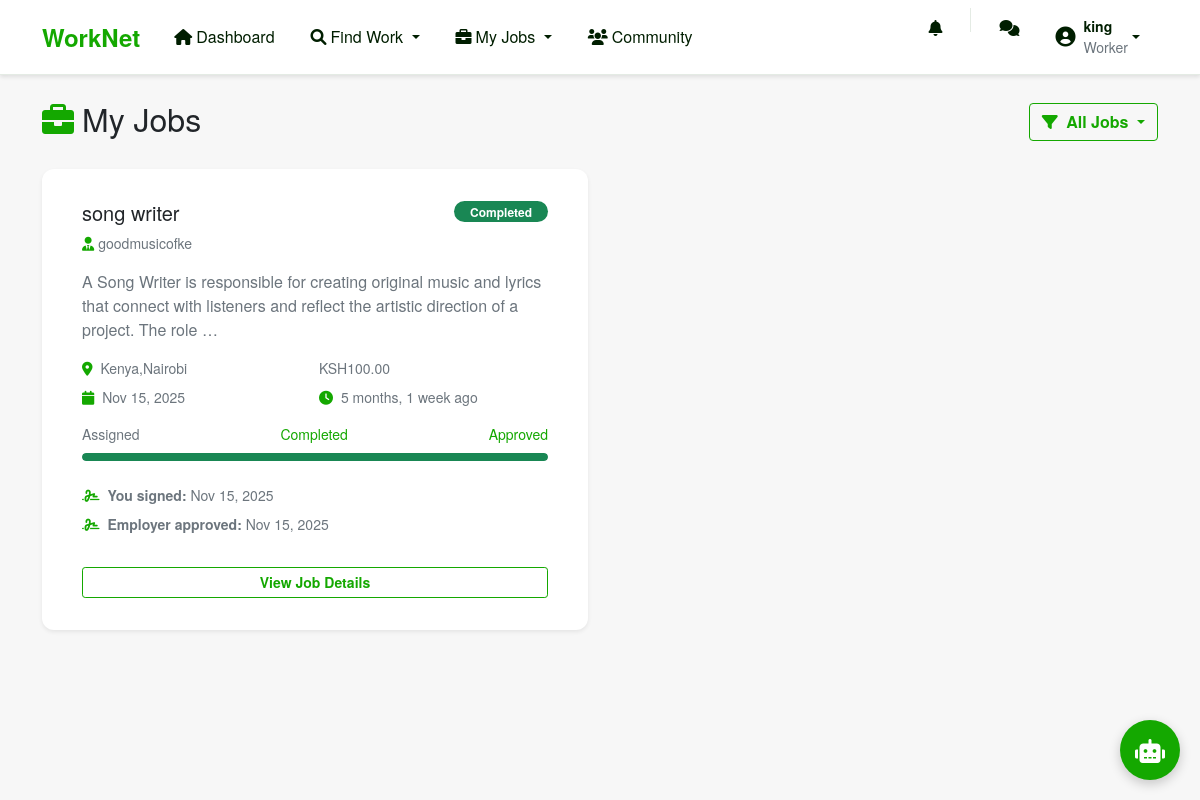
Page /jobs/my-jobs/ (signed in) on the committed database.
### matcher/models.py (models this page shows, shortened)
class WorkerProfile(models.Model):
    USER_TYPES = (
        ('worker', 'Worker'),
        ('employer', 'Employer'),
        ('admin', 'Admin'),
    )
    user = models.OneToOneField(User, on_delete=models.CASCADE)
    user_type = models.CharField(max_length=10, choices=USER_TYPES, default='worker')
    bio = models.TextField(blank=True, default='')
    location = models.CharField(max_length=255, default='Unknown')
    latitude = models.FloatField(null=True, blank=True)
    longitude = models.FloatField(null=True, blank=True)
    skills_description = models.TextField(blank=True, default='')
    extracted_skills = models.ManyToManyField(Skill, through='WorkerSkill', blank=True)
    hourly_rate = models.DecimalField(max_digits=8, decimal_places=2, null=True, blank=True)
    is_approved = models.BooleanField(default=False)
    reliability_score = models.FloatField(default=3.0, validators=[MinValueValidator(0.0), MaxValueValidator(5.0)])
    created_at = models.DateTimeField(auto_now_add=True)
    updated_at = models.DateTimeField(auto_now=True)

class JobRequest(models.Model):
    JOB_STATUS = (
        ('open', 'Open'),
        ('in_progress', 'In Progress'),
        ('completed', 'Completed'),
        ('cancelled', 'Cancelled'),
    )
    employer = models.ForeignKey(WorkerProfile, on_delete=models.CASCADE, limit_choices_to={'user_type': 'employer'})
    title = models.CharField(max_length=200)
    description = models.TextField()
    required_skills = models.ManyToManyField(Skill)
    location = models.CharField(max_length=255)
    latitude = models.FloatField(null=True, blank=True)
    longitude = models.FloatField(null=True, blank=True)
    budget = models.DecimalField(max_digits=10, decimal_places=2, null=True, blank=True)
    status = models.CharField(max_length=20, choices=JOB_STATUS, default='open')
    assigned_worker = models.ForeignKey(WorkerProfile, on_delete=models.SET_NULL, null=True, blank=True, related_name='assigned_jobs')
    worker_completion_date = models.DateTimeField(null=True, blank=True)
    employer_approval_date = models.DateTimeField(null=True, blank=True)
    worker_signature = models.TextField(blank=True)
    employer_signature = models.TextField(blank=True)
    completed_successfully = models.BooleanField(default=False)
    created_at = models.DateTimeField(auto_now_add=True)
    updated_at = models.DateTimeField(auto_now=True)
    def get_assigned_worker(self):
        try:
            accepted_application = self.jobapplication_set.get(status='accepted')
            return accepted_application.worker
        except JobApplication.DoesNotExist:
            return None
    def can_be_completed_by_worker(self):
        worker = self.get_assigned_worker()
        return (self.status == 'in_progress' and
                worker is not None and
                self.worker_completion_date is None)

### matcher/views.py (the view)
# urls.py: path('jobs/my-jobs/', views.my_jobs, name='my_jobs'),
@login_required
def my_jobs(request):
    if request.user.workerprofile.user_type != 'worker':
        messages.error(request, 'This page is only available for workers.')
        return redirect('dashboard')
    worker = request.user.workerprofile
    accepted_applications = JobApplication.objects.filter(
        worker=worker,
        status='accepted'
    ).select_related('job', 'job__employer__user')
    for application in accepted_applications:
        job = application.job
        if job.status == 'open':
            job.status = 'in_progress'
            job.save()
        if job.assigned_worker is None:
            job.assigned_worker = worker
            job.save()
    jobs = [app.job for app in accepted_applications]
    status_filter = request.GET.get('status')
    if status_filter:
        if status_filter == 'in_progress':
            jobs = [job for job in jobs if job.status == 'in_progress']
        elif status_filter == 'completed':
            jobs = [job for job in jobs if job.status == 'completed']
    return render(request, 'jobs/my_jobs.html', {
        'jobs': jobs,
        'status_filter': status_filter
    })

### matcher/templates/jobs/my_jobs.html (shortened to what this page needs)
{% extends 'base.html' %}
{% block content %}
<div class="row">
    <div class="col-12">
        <div class="d-flex justify-content-between align-items-center mb-4">
            <h2 class="text-dark">
                <i class="fas fa-briefcase me-2 text-success"></i>My Jobs
            </h2>
            <div class="d-flex gap-2">
                <div class="dropdown">
                    <button class="btn btn-outline-success dropdown-toggle" type="button" data-bs-toggle="dropdown">
                        <i class="fas fa-filter me-1"></i>
                        {% if status_filter %}{{ status_filter|title }}{% else %}All Jobs{% endif %}
                    </button>
                </div>
            </div>
        </div>
        <div class="row">
            {% for job in jobs %}
            <div class="col-md-6 mb-4">
                <div class="card job-card shadow-sm border-0 rounded-3 h-100">
                    <div class="card-header bg-transparent border-0 pb-0">
                        <div class="d-flex justify-content-between align-items-start mb-2">
                            <h5 class="card-title text-dark mb-0">
                                <a href="{% url 'job_detail' job.id %}" class="text-decoration-none text-dark">
                                    {{ job.title }}
                                </a>
                            </h5>
                            <span class="badge bg-{% if job.status == 'completed' %}success{% elif job.status == 'in_progress' %}warning text-dark{% else %}secondary{% endif %} rounded-pill px-3">
                                {{ job.get_status_display }}
                            </span>
                        </div>
                        <p class="text-muted small mb-2">
                            <i class="fas fa-user-tie me-1 text-success"></i>{{ job.employer.user.username }}
                        </p>
                    </div>
                    <div class="card-body pt-2">
                        <div class="mb-3">
                            <p class="text-muted mb-3">{{ job.description|truncatewords:25 }}</p>
                            <div class="row g-2 small text-muted">
                                <div class="col-6">
                                    <i class="fas fa-map-marker-alt me-1 text-success"></i>
                                    {{ job.location }}
                                </div>
                                <div class="col-6">
                                    KSH{{ job.budget }}
                                </div>
                                <div class="col-6">
                                    <i class="fas fa-calendar me-1 text-success"></i>
                                    {{ job.created_at|date:"M d, Y" }}
                                </div>
                                <div class="col-6">
                                    <i class="fas fa-clock me-1 text-success"></i>
                                    {{ job.created_at|timesince }} ago
                                </div>
                            </div>
                        </div>
                        <div class="completion-timeline mb-4">
                            <div class="d-flex justify-content-between small text-muted mb-2">
                                <span>Assigned</span>
                                <span class="{% if job.worker_completion_date %}text-success{% endif %}">
                                    {% if job.worker_completion_date %}Completed{% else %}In Progress{% endif %}
                                </span>
                                <span class="{% if job.employer_approval_date %}text-success{% endif %}">
                                    {% if job.employer_approval_date %}Approved{% else %}Pending{% endif %}
                                </span>
                            </div>
                            <div class="progress rounded-pill" style="height: 8px;">
                                <div class="progress-bar bg-success" style="width: {% if job.employer_approval_date %}100%{% elif job.worker_completion_date %}66%{% else %}33%{% endif %}"></div>
                            </div>
                        </div>
                        <div class="row small text-muted g-2">
                            {% if job.worker_signature %}
                            <div class="col-12">
                                <i class="fas fa-signature me-1 text-success"></i>
                                <strong>You signed:</strong> {{ job.worker_completion_date|date:"M d, Y" }}
                            </div>
                            {% endif %}
                            {% if job.employer_signature %}
                            <div class="col-12">
                                <i class="fas fa-signature me-1 text-success"></i>
                                <strong>Employer approved:</strong> {{ job.employer_approval_date|date:"M d, Y" }}
                            </div>
                            {% endif %}
                        </div>
                    </div>
                    <div class="card-footer bg-transparent border-0 pt-0">
                        <div class="d-grid gap-2">
                            <a href="{% url 'job_detail' job.id %}" class="btn btn-outline-success btn-sm">View Job Details</a>
                        </div>
                    </div>
                </div>
            </div>
            {% endfor %}
        </div>
    </div>
</div>
{% endblock %}

### matcher/templates/base.html (shortened to what this page needs)
<!DOCTYPE html>
<html lang="en">
<head>
    <link href="https://cdn.jsdelivr.net/npm/bootstrap@5.1.3/dist/css/bootstrap.min.css" rel="stylesheet">
    <link rel="stylesheet" href="https://cdnjs.cloudflare.com/ajax/libs/font-awesome/6.0.0/css/all.min.css">
</head>
<body>
    <nav class="navbar navbar-expand-lg navbar-light">
        <div class="container">
            <a class="navbar-brand" href="{% url 'dashboard' %}">
                WorkNet
            </a>
            {% if user.is_authenticated %}
            <div class="collapse navbar-collapse" id="navbarNav">
                {% if user.workerprofile.user_type == 'worker' %}
                <ul class="navbar-nav me-auto">
                    <li class="nav-item">
                        <a class="nav-link" href="{% url 'dashboard' %}">
                            <i class="fas fa-home me-1"></i>Dashboard
                        </a>
                    </li>
                    <li class="nav-item dropdown">
                        <a class="nav-link dropdown-toggle" href="#" role="button" data-bs-toggle="dropdown">
                            <i class="fas fa-search me-1"></i>Find Work
                        </a>
                    </li>
                    <li class="nav-item dropdown">
                        <a class="nav-link dropdown-toggle" href="#" role="button" data-bs-toggle="dropdown">
                            <i class="fas fa-briefcase me-1"></i>My Jobs
                        </a>
                    </li>
                    <li class="nav-item">
                        <a class="nav-link" href="{% url 'worker_directory' %}">
                            <i class="fas fa-users me-1"></i>Community
                        </a>
                    </li>
                </ul>
                {% endif %}
                <ul class="navbar-nav ms-auto">
                    <li class="nav-item">
                        <a class="nav-link position-relative" href="{% url 'notifications' %}">
                            <i class="fas fa-bell"></i>
                        </a>
                    </li>
                    <li class="nav-item">
                        <a class="nav-link" href="{% url 'chatbot' %}">
                            <i class="fas fa-comments"></i>
                        </a>
                    </li>
                    <li class="nav-item dropdown">
                        <a class="nav-link dropdown-toggle d-flex align-items-center" href="#" role="button" data-bs-toggle="dropdown">
                            <div class="d-flex align-items-center">
                                <i class="fas fa-user-circle me-2 fs-5"></i>
                                <div class="d-none d-md-block text-start">
                                    <div class="small fw-bold">{{ user.username }}</div>
                                    <div class="small text-muted">{{ user.workerprofile.get_user_type_display }}</div>
                                </div>
                            </div>
                        </a>
                    </li>
                </ul>
            </div>
            {% endif %}
        </div>
    </nav>
    <main class="container mt-4">
        {% block content %}
        {% endblock %}
    </main>
    {% if user.is_authenticated %}
    <div class="chatbot-container">
        <button class="chatbot-btn" onclick="toggleChat()">
            <i class="fas fa-robot"></i>
        </button>
    </div>
    {% endif %}
</body>
</html>

### matcher/templates/base.html (style rules this page uses)
:root { --upwork-green: #14a800; --upwork-dark: #001e00; --upwork-light: #108a00; --upwork-gray: #5e6d55; --upwork-bg: #f7f7f7; }
body { background-color: var(--upwork-bg); font-family: 'Helvetica Neue', Arial, sans-serif; }
.navbar { background: white !important; box-shadow: 0 2px 4px rgba(0,0,0,0.1); border-bottom: 1px solid #e4ebe4; }
.navbar-brand { color: var(--upwork-green) !important; font-weight: 700; font-size: 1.5rem; }
.nav-link { color: var(--upwork-dark) !important; font-weight: 500; padding: 0.5rem 1rem !important; border-radius: 20px; margin: 0 2px; transition: all 0.3s ease; }
.btn-outline-success { color: var(--upwork-green); border-color: var(--upwork-green); font-weight: 600; }
.card { border: 1px solid #e4ebe4; border-radius: 8px; box-shadow: 0 1px 3px rgba(0,0,0,0.1); transition: all 0.3s ease; }
.text-success { color: var(--upwork-green) !important; }
.progress { background-color: #e4ebe4; border-radius: 10px; }
.progress-bar { background-color: var(--upwork-green); border-radius: 10px; }
.job-card { background: white; border-radius: 8px; padding: 1.5rem; margin-bottom: 1rem; border: 1px solid #e4ebe4; }
.chatbot-container { position: fixed; bottom: 20px; right: 20px; z-index: 1000; }
.chatbot-btn { width: 60px; height: 60px; border-radius: 50%; background: var(--upwork-green); color: white; border: none; box-shadow: 0 4px 12px rgba(0,0,0,0.2); font-size: 1.5em; transition: all 0.3s ease; }

### matcher/templates/jobs/my_jobs.html (style rules this page uses)
.job-card { transition: transform 0.2s ease-in-out, box-shadow 0.2s ease-in-out; }
.rounded-3 { border-radius: 12px !important; }
.completion-timeline .progress { background-color: #e9ecef; }
.progress-bar { transition: width 0.8s ease-in-out; }

### rows in the picture
JobRequest: title "song writer", status "Completed", employer.user.username "goodmusicofke", description "A Song Writer is responsible for creating original music and lyrics that connect with listeners and reflect the artistic direction of a project. The role …", location "Kenya,Nairobi", budget "100.00", created_at "Nov 15, 2025", created_at "5 months, 1 week", shows "Approved", worker_completion_date "Nov 15, 2025", employer_approval_date "Nov 15, 2025"

### other values in the picture
{{ user.username }} "king"
{{ user.workerprofile.get_user_type_display }} "Worker"
